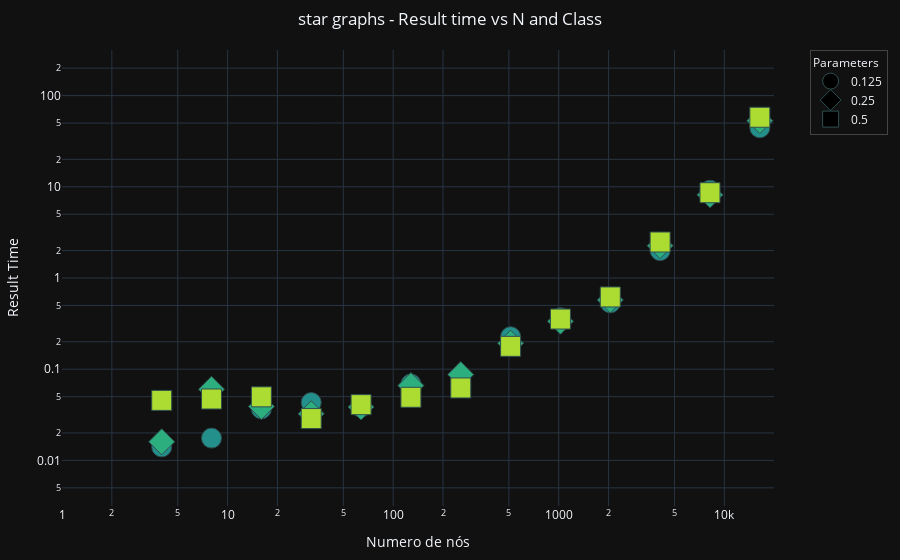
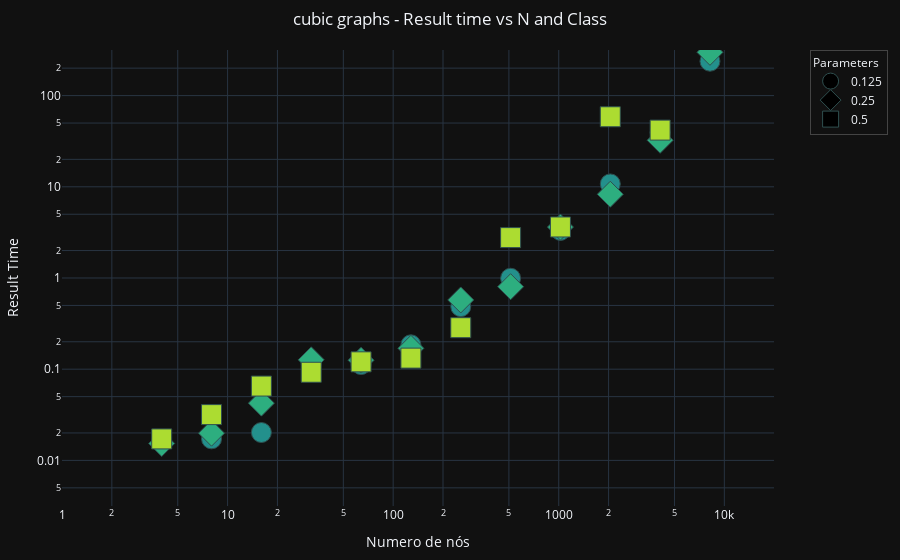
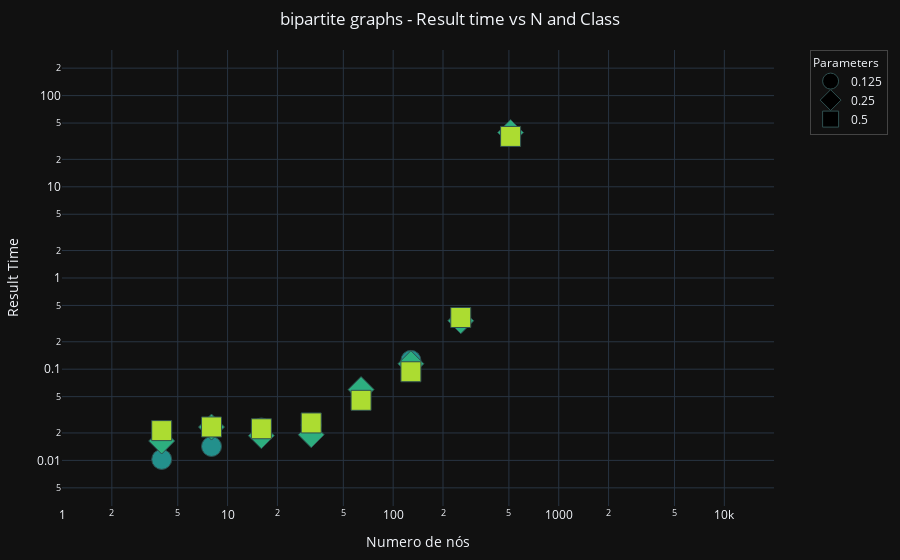
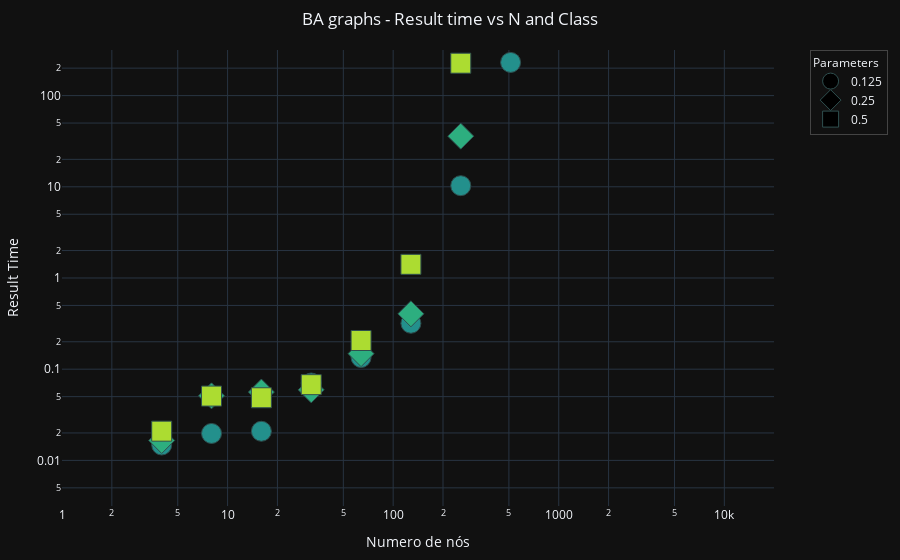

Here is the notebook cell these charts were saved with, in order:
### Code cell
df3 = pd.read_csv(r'output/results3.csv')
df3['k_ratio'] = df3['k'] / df3['n']
dfnow = df3[df3['status'] == 101]

for graphClass in ["star", "cubic", "bipartite", "BA", "lollipop"]:
    filtered_df = dfnow[dfnow['graph_class'] == graphClass]
    fig = px.scatter(filtered_df, x='n', y='result_time', 
                     color='k_ratio', symbol='k_ratio', 
                     color_continuous_scale=px.colors.sequential.Viridis, 
                     title=f'{graphClass} graphs - Result time vs N and Class', 
                     labels={'n': 'Numero de nós', 'result_time': 'Result Time', 'k_ratio': 'Parameters'},
                     template='plotly_dark')

    fig.update_xaxes(type='log', range=[0, 4.3], title_text='Numero de nós')
    fig.update_yaxes(type='log', range=[-2.5, 2.5], title_text='Result Time')

    fig.update_layout(
        title=dict(
            text=f'{graphClass} graphs - Result time vs N and Class',
            x=0.5,
            xanchor='center'
        ),
        legend=dict(
            title='Parameters',
            x=1.05,
            y=1,
            borderwidth=1
        ),
        margin=dict(l=50, r=50, t=50, b=50),
        hovermode='closest',    
        template='plotly_dark',
        coloraxis_showscale=False
    )

    fig.update_traces(marker=dict(line=dict(width=1, color='DarkSlateGrey'), size=20),
                      selector=dict(mode='markers'))

    fig.update_layout(legend_title=dict(font=dict(size=12)))
    

    fig.show()

### Figure 1 — Plotly figure (JSON) as saved in the notebook; plotly's stock layout.template omitted (floating-point values rounded to 4 significant figures)
{"data": [{"hovertemplate": "Parameters=%{marker.color}<br>Numero de nós=%{x}<br>Result Time=%{y}<extra></extra>", "legendgroup": "0.125", "marker": {"color": [0.125, 0.125, 0.125, 0.125, 0.125, 0.125, 0.125, 0.125, 0.125, 0.125, 0.125, 0.125, 0.125], "coloraxis": "coloraxis", "line": {"color": "DarkSlateGrey", "width": 1}, "size": 20, "symbol": "circle"}, "mode": "markers", "name": "0.125", "orientation": "v", "showlegend": true, "type": "scatter", "x": [4, 8, 16, 32, 64, 128, 256, 512, 1024, 2048, 4096, 8192, 16384], "xaxis": "x", "y": [0.01405, 0.01755, 0.03672, 0.04307, 0.03827, 0.06881, 0.06565, 0.2272, 0.3671, 0.5339, 1.997, 9.165, 44.37], "yaxis": "y"}, {"hovertemplate": "Parameters=%{marker.color}<br>Numero de nós=%{x}<br>Result Time=%{y}<extra></extra>", "legendgroup": "0.25", "marker": {"color": [0.25, 0.25, 0.25, 0.25, 0.25, 0.25, 0.25, 0.25, 0.25, 0.25, 0.25, 0.25, 0.25], "coloraxis": "coloraxis", "line": {"color": "DarkSlateGrey", "width": 1}, "size": 20, "symbol": "diamond"}, "mode": "markers", "name": "0.25", "orientation": "v", "showlegend": true, "type": "scatter", "x": [4, 8, 16, 32, 64, 128, 256, 512, 1024, 2048, 4096, 8192, 16384], "xaxis": "x", "y": [0.01598, 0.06023, 0.03899, 0.0324, 0.03852, 0.06611, 0.08731, 0.1928, 0.3356, 0.5744, 2.262, 8.171, 53.11], "yaxis": "y"}, {"hovertemplate": "Parameters=%{marker.color}<br>Numero de nós=%{x}<br>Result Time=%{y}<extra></extra>", "legendgroup": "0.5", "marker": {"color": [0.5, 0.5, 0.5, 0.5, 0.5, 0.5, 0.5, 0.5, 0.5, 0.5, 0.5, 0.5, 0.5], "coloraxis": "coloraxis", "line": {"color": "DarkSlateGrey", "width": 1}, "size": 20, "symbol": "square"}, "mode": "markers", "name": "0.5", "orientation": "v", "showlegend": true, "type": "scatter", "x": [4, 8, 16, 32, 64, 128, 256, 512, 1024, 2048, 4096, 8192, 16384], "xaxis": "x", "y": [0.0455, 0.04714, 0.04976, 0.02877, 0.04086, 0.0492, 0.06227, 0.1781, 0.3548, 0.6197, 2.481, 8.61, 57.89], "yaxis": "y"}], "layout": {"coloraxis": {"colorbar": {"title": {"text": "Parameters"}}, "colorscale": [[0, "#440154"], [0.1111, "#482878"], [0.2222, "#3e4989"], [0.3333, "#31688e"], [0.4444, "#26828e"], [0.5556, "#1f9e89"], [0.6667, "#35b779"], [0.7778, "#6ece58"], [0.8889, "#b5de2b"], [1, "#fde725"]], "showscale": false}, "hovermode": "closest", "legend": {"borderwidth": 1, "title": {"font": {"size": 12}, "text": "Parameters"}, "tracegroupgap": 0, "x": 1.05, "y": 1}, "margin": {"b": 50, "l": 50, "r": 50, "t": 50}, "title": {"text": "star graphs - Result time vs N and Class", "x": 0.5, "xanchor": "center"}, "xaxis": {"anchor": "y", "domain": [0, 1], "range": [0, 4.3], "title": {"text": "Numero de nós"}, "type": "log"}, "yaxis": {"anchor": "x", "domain": [0, 1], "range": [-2.5, 2.5], "title": {"text": "Result Time"}, "type": "log"}}}

### Figure 2 — Plotly figure (JSON) as saved in the notebook; plotly's stock layout.template omitted (floating-point values rounded to 4 significant figures)
{"data": [{"hovertemplate": "Parameters=%{marker.color}<br>Numero de nós=%{x}<br>Result Time=%{y}<extra></extra>", "legendgroup": "0.125", "marker": {"color": [0.125, 0.125, 0.125, 0.125, 0.125, 0.125, 0.125, 0.125, 0.125, 0.125, 0.125, 0.125], "coloraxis": "coloraxis", "line": {"color": "DarkSlateGrey", "width": 1}, "size": 20, "symbol": "circle"}, "mode": "markers", "name": "0.125", "orientation": "v", "showlegend": true, "type": "scatter", "x": [4, 8, 16, 32, 64, 128, 256, 512, 1024, 2048, 4096, 8192], "xaxis": "x", "y": [0.01626, 0.01724, 0.02022, 0.1141, 0.1124, 0.1853, 0.4852, 0.9934, 3.327, 10.76, 39.44, 238.2], "yaxis": "y"}, {"hovertemplate": "Parameters=%{marker.color}<br>Numero de nós=%{x}<br>Result Time=%{y}<extra></extra>", "legendgroup": "0.25", "marker": {"color": [0.25, 0.25, 0.25, 0.25, 0.25, 0.25, 0.25, 0.25, 0.25, 0.25, 0.25, 0.25], "coloraxis": "coloraxis", "line": {"color": "DarkSlateGrey", "width": 1}, "size": 20, "symbol": "diamond"}, "mode": "markers", "name": "0.25", "orientation": "v", "showlegend": true, "type": "scatter", "x": [4, 8, 16, 32, 64, 128, 256, 512, 1024, 2048, 4096, 8192], "xaxis": "x", "y": [0.01534, 0.01989, 0.04246, 0.1267, 0.1253, 0.1693, 0.5746, 0.8026, 3.615, 8.286, 32.36, 298.4], "yaxis": "y"}, {"hovertemplate": "Parameters=%{marker.color}<br>Numero de nós=%{x}<br>Result Time=%{y}<extra></extra>", "legendgroup": "0.5", "marker": {"color": [0.5, 0.5, 0.5, 0.5, 0.5, 0.5, 0.5, 0.5, 0.5, 0.5, 0.5], "coloraxis": "coloraxis", "line": {"color": "DarkSlateGrey", "width": 1}, "size": 20, "symbol": "square"}, "mode": "markers", "name": "0.5", "orientation": "v", "showlegend": true, "type": "scatter", "x": [4, 8, 16, 32, 64, 128, 256, 512, 1024, 2048, 4096], "xaxis": "x", "y": [0.0172, 0.03176, 0.06536, 0.0926, 0.1204, 0.1323, 0.2851, 2.772, 3.627, 58.59, 41.86], "yaxis": "y"}], "layout": {"coloraxis": {"colorbar": {"title": {"text": "Parameters"}}, "colorscale": [[0, "#440154"], [0.1111, "#482878"], [0.2222, "#3e4989"], [0.3333, "#31688e"], [0.4444, "#26828e"], [0.5556, "#1f9e89"], [0.6667, "#35b779"], [0.7778, "#6ece58"], [0.8889, "#b5de2b"], [1, "#fde725"]], "showscale": false}, "hovermode": "closest", "legend": {"borderwidth": 1, "title": {"font": {"size": 12}, "text": "Parameters"}, "tracegroupgap": 0, "x": 1.05, "y": 1}, "margin": {"b": 50, "l": 50, "r": 50, "t": 50}, "title": {"text": "cubic graphs - Result time vs N and Class", "x": 0.5, "xanchor": "center"}, "xaxis": {"anchor": "y", "domain": [0, 1], "range": [0, 4.3], "title": {"text": "Numero de nós"}, "type": "log"}, "yaxis": {"anchor": "x", "domain": [0, 1], "range": [-2.5, 2.5], "title": {"text": "Result Time"}, "type": "log"}}}

### Figure 3 — Plotly figure (JSON) as saved in the notebook; plotly's stock layout.template omitted (floating-point values rounded to 4 significant figures)
{"data": [{"hovertemplate": "Parameters=%{marker.color}<br>Numero de nós=%{x}<br>Result Time=%{y}<extra></extra>", "legendgroup": "0.125", "marker": {"color": [0.125, 0.125, 0.125, 0.125, 0.125, 0.125, 0.125, 0.125], "coloraxis": "coloraxis", "line": {"color": "DarkSlateGrey", "width": 1}, "size": 20, "symbol": "circle"}, "mode": "markers", "name": "0.125", "orientation": "v", "showlegend": true, "type": "scatter", "x": [4, 8, 16, 32, 64, 128, 256, 512], "xaxis": "x", "y": [0.01026, 0.01422, 0.02267, 0.02441, 0.05636, 0.125, 0.3601, 36.95], "yaxis": "y"}, {"hovertemplate": "Parameters=%{marker.color}<br>Numero de nós=%{x}<br>Result Time=%{y}<extra></extra>", "legendgroup": "0.25", "marker": {"color": [0.25, 0.25, 0.25, 0.25, 0.25, 0.25, 0.25, 0.25], "coloraxis": "coloraxis", "line": {"color": "DarkSlateGrey", "width": 1}, "size": 20, "symbol": "diamond"}, "mode": "markers", "name": "0.25", "orientation": "v", "showlegend": true, "type": "scatter", "x": [4, 8, 16, 32, 64, 128, 256, 512], "xaxis": "x", "y": [0.01632, 0.02321, 0.01864, 0.01912, 0.05974, 0.1148, 0.3395, 39.31], "yaxis": "y"}, {"hovertemplate": "Parameters=%{marker.color}<br>Numero de nós=%{x}<br>Result Time=%{y}<extra></extra>", "legendgroup": "0.5", "marker": {"color": [0.5, 0.5, 0.5, 0.5, 0.5, 0.5, 0.5, 0.5], "coloraxis": "coloraxis", "line": {"color": "DarkSlateGrey", "width": 1}, "size": 20, "symbol": "square"}, "mode": "markers", "name": "0.5", "orientation": "v", "showlegend": true, "type": "scatter", "x": [4, 8, 16, 32, 64, 128, 256, 512], "xaxis": "x", "y": [0.02121, 0.02326, 0.02223, 0.02575, 0.04559, 0.09372, 0.369, 35.69], "yaxis": "y"}], "layout": {"coloraxis": {"colorbar": {"title": {"text": "Parameters"}}, "colorscale": [[0, "#440154"], [0.1111, "#482878"], [0.2222, "#3e4989"], [0.3333, "#31688e"], [0.4444, "#26828e"], [0.5556, "#1f9e89"], [0.6667, "#35b779"], [0.7778, "#6ece58"], [0.8889, "#b5de2b"], [1, "#fde725"]], "showscale": false}, "hovermode": "closest", "legend": {"borderwidth": 1, "title": {"font": {"size": 12}, "text": "Parameters"}, "tracegroupgap": 0, "x": 1.05, "y": 1}, "margin": {"b": 50, "l": 50, "r": 50, "t": 50}, "title": {"text": "bipartite graphs - Result time vs N and Class", "x": 0.5, "xanchor": "center"}, "xaxis": {"anchor": "y", "domain": [0, 1], "range": [0, 4.3], "title": {"text": "Numero de nós"}, "type": "log"}, "yaxis": {"anchor": "x", "domain": [0, 1], "range": [-2.5, 2.5], "title": {"text": "Result Time"}, "type": "log"}}}

### Figure 4 — Plotly figure (JSON) as saved in the notebook; plotly's stock layout.template omitted (floating-point values rounded to 4 significant figures)
{"data": [{"hovertemplate": "Parameters=%{marker.color}<br>Numero de nós=%{x}<br>Result Time=%{y}<extra></extra>", "legendgroup": "0.125", "marker": {"color": [0.125, 0.125, 0.125, 0.125, 0.125, 0.125, 0.125, 0.125], "coloraxis": "coloraxis", "line": {"color": "DarkSlateGrey", "width": 1}, "size": 20, "symbol": "circle"}, "mode": "markers", "name": "0.125", "orientation": "v", "showlegend": true, "type": "scatter", "x": [4, 8, 16, 32, 64, 128, 256, 512], "xaxis": "x", "y": [0.01475, 0.01975, 0.02086, 0.07057, 0.1343, 0.3188, 10.29, 231.1], "yaxis": "y"}, {"hovertemplate": "Parameters=%{marker.color}<br>Numero de nós=%{x}<br>Result Time=%{y}<extra></extra>", "legendgroup": "0.25", "marker": {"color": [0.25, 0.25, 0.25, 0.25, 0.25, 0.25, 0.25], "coloraxis": "coloraxis", "line": {"color": "DarkSlateGrey", "width": 1}, "size": 20, "symbol": "diamond"}, "mode": "markers", "name": "0.25", "orientation": "v", "showlegend": true, "type": "scatter", "x": [4, 8, 16, 32, 64, 128, 256], "xaxis": "x", "y": [0.01654, 0.051, 0.0561, 0.05935, 0.1481, 0.4049, 35.91], "yaxis": "y"}, {"hovertemplate": "Parameters=%{marker.color}<br>Numero de nós=%{x}<br>Result Time=%{y}<extra></extra>", "legendgroup": "0.5", "marker": {"color": [0.5, 0.5, 0.5, 0.5, 0.5, 0.5, 0.5], "coloraxis": "coloraxis", "line": {"color": "DarkSlateGrey", "width": 1}, "size": 20, "symbol": "square"}, "mode": "markers", "name": "0.5", "orientation": "v", "showlegend": true, "type": "scatter", "x": [4, 8, 16, 32, 64, 128, 256], "xaxis": "x", "y": [0.02092, 0.05074, 0.04864, 0.06767, 0.2064, 1.412, 226.6], "yaxis": "y"}], "layout": {"coloraxis": {"colorbar": {"title": {"text": "Parameters"}}, "colorscale": [[0, "#440154"], [0.1111, "#482878"], [0.2222, "#3e4989"], [0.3333, "#31688e"], [0.4444, "#26828e"], [0.5556, "#1f9e89"], [0.6667, "#35b779"], [0.7778, "#6ece58"], [0.8889, "#b5de2b"], [1, "#fde725"]], "showscale": false}, "hovermode": "closest", "legend": {"borderwidth": 1, "title": {"font": {"size": 12}, "text": "Parameters"}, "tracegroupgap": 0, "x": 1.05, "y": 1}, "margin": {"b": 50, "l": 50, "r": 50, "t": 50}, "title": {"text": "BA graphs - Result time vs N and Class", "x": 0.5, "xanchor": "center"}, "xaxis": {"anchor": "y", "domain": [0, 1], "range": [0, 4.3], "title": {"text": "Numero de nós"}, "type": "log"}, "yaxis": {"anchor": "x", "domain": [0, 1], "range": [-2.5, 2.5], "title": {"text": "Result Time"}, "type": "log"}}}
